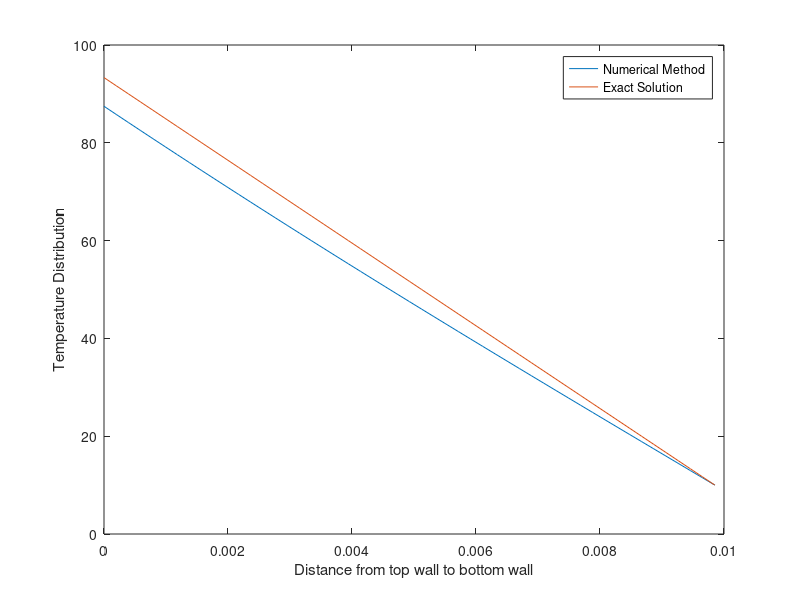
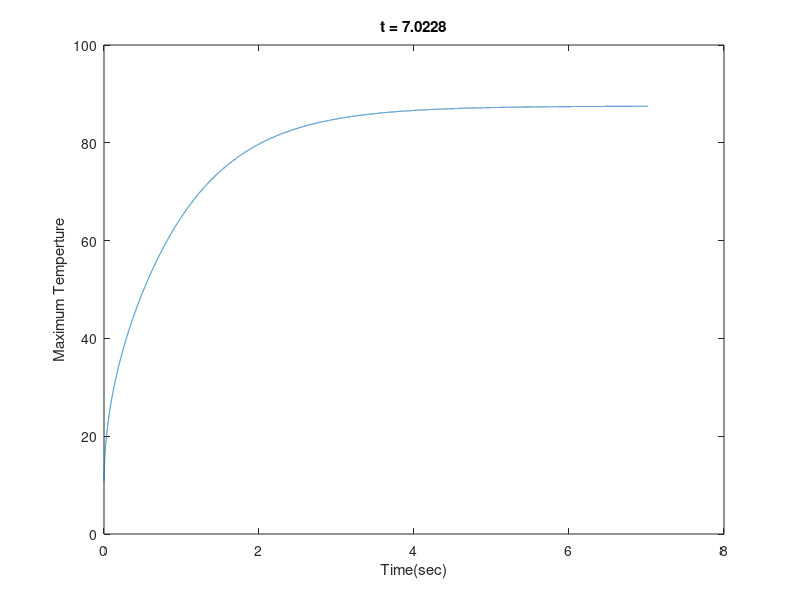
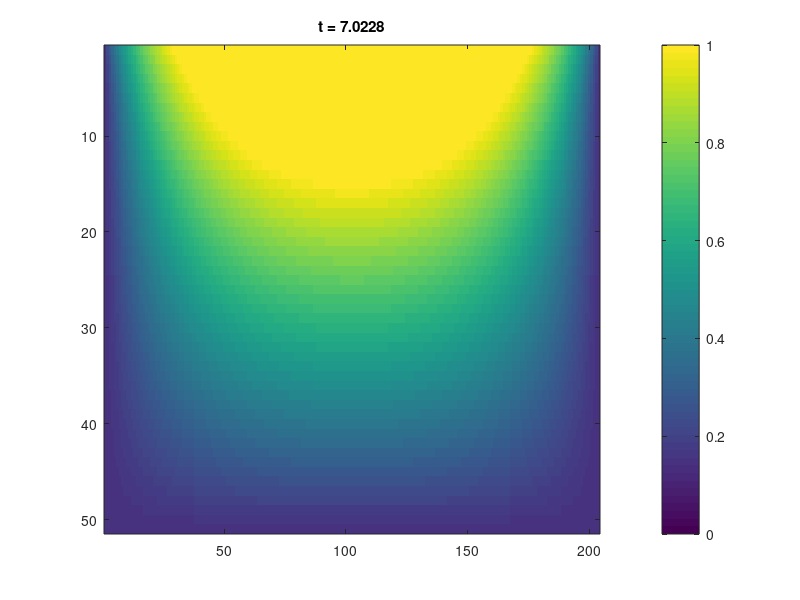

These figures' MATLAB source, in order:
r=51; % Number of rows
c=4*r; % Number of columns
t_final=100;

%Given
q_dot=100*100^2; %[W/m^2]
k=120; % [W/m.C]
rho=8500; % [kg/m^3]
Cp=400; % [J/kg.K]
T_inf=10; % [C]

dx=(4/100)/(c-1); %[m]
dy=(1/100)/(r-1); %[m]
alpha=k/rho/Cp; %[m^2/K]
dt=1/(2*alpha*(1/dx^2+1/dy^2)); %[sec] Stability Criterion
beta=alpha*dt/dx^2;
gamma=alpha*dt/dy^2;

%Exact Solution
Te=zeros(r,1);
Te(:,1)=T_inf;
Tge=zeros(r,1);
Tge(:,1)=Te(:,1);
for y=0:dy:0.01
    ii=2:1:r-1;
    Tge(1,1)=q_dot*y/k+Te(1,1);
    Tge(ii,1)=Tge(1,1)-q_dot*(dy*(ii-1))/k;
end
ExactSolution_MaxTemp=Tge(1)

%Numerical Solution
for i=1:1:r
    j=1:1:c;
    T=zeros(r,c);
    T(1,:)=T_inf;
    T(i,:)=T_inf;
    T(:,1)=T_inf;
    T(:,j)=T_inf;
end
Tg=zeros(r,c);
Tg(1,:)=T(1,:);
Tg(i,:)=T(i,:);
Tg(:,1)=T(:,1);
Tg(:,j)=T(:,j);

for t=0:dt:t_final
    i=2:1:r-1;
    j=2:1:c-1;
    Tg(1,j)=(1-2*beta-2*gamma)*T(1,j)+beta*(T(1,j-1)+T(1,j+1))+2*gamma*T(2,j)+2*q_dot*dt/(rho*Cp*dy); %Top boundary equation
    Tg(i,j)=(1-2*beta-2*gamma)*T(i,j)+beta*(T(i,j-1)+T(i,j+1))+gamma*(T(i+1,j)+T(i-1,j)); %Internal nodes
    if (Tg-T)<1e-5
        break
    end
    T=Tg;
    tf=0:dt:t;
    iter=length(tf);
    Tgmax(iter)=max(Tg(1,:));
end

MaxTemp=Tgmax(end)
FinalTime=t
percentoferror=(Tge(1)-Tgmax(end))/Tge(1)*100

figure;
x=0:dx:0.01;
plot(x,T(:,c/2),x,Tge)
legend('Numerical Method','Exact Solution')
xlabel('Distance from top wall to bottom wall')
ylabel('Temperature Distribution')
figure;
plot(tf,Tgmax)
xlabel('Time(sec)')
title('Temperature distribution along a line running through the center')
ylabel('Maximum Temperture')
title(['t = ' num2str(t)])
figure;
image(T)
title(['t = ' num2str(t)])
colorbar
